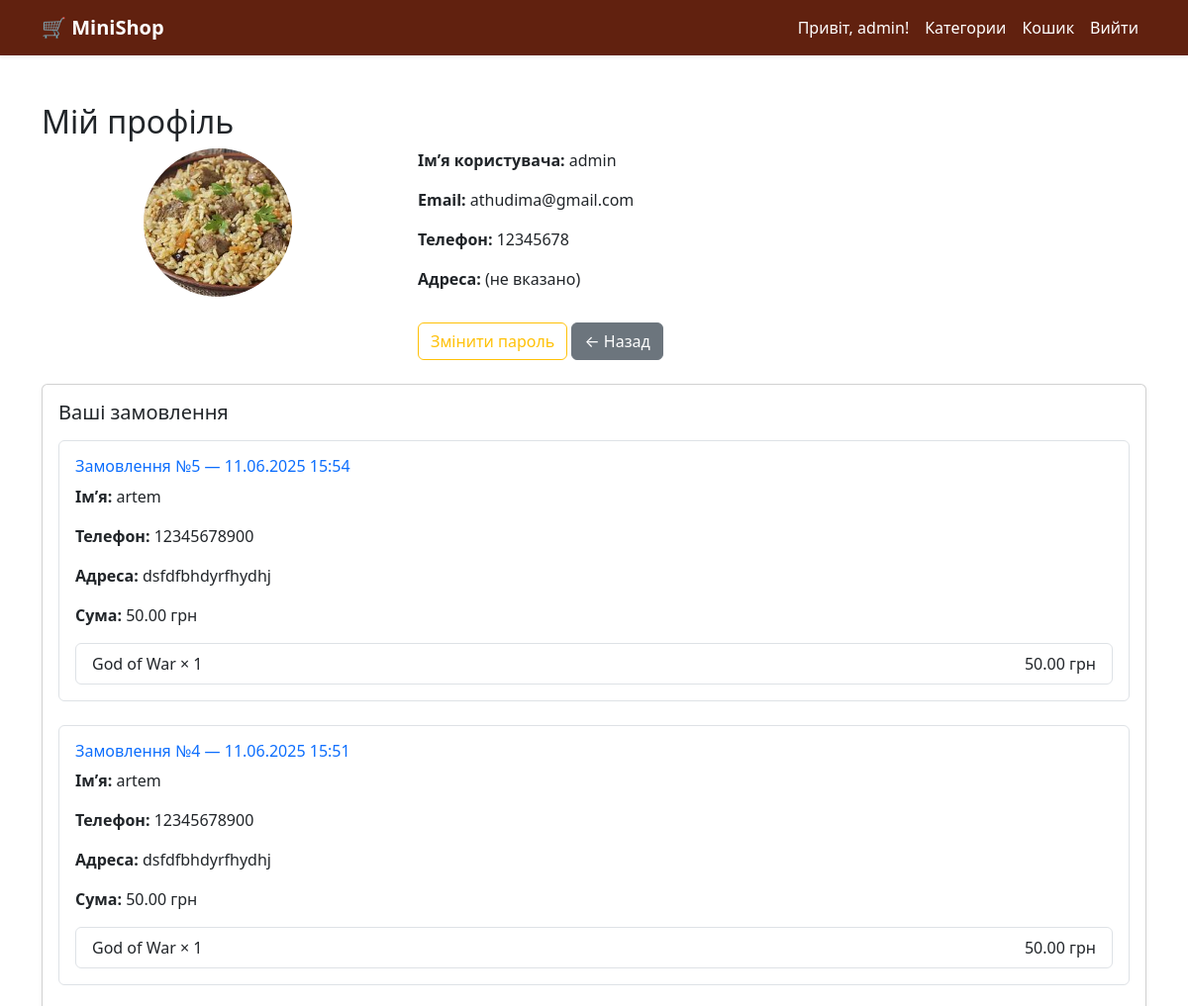
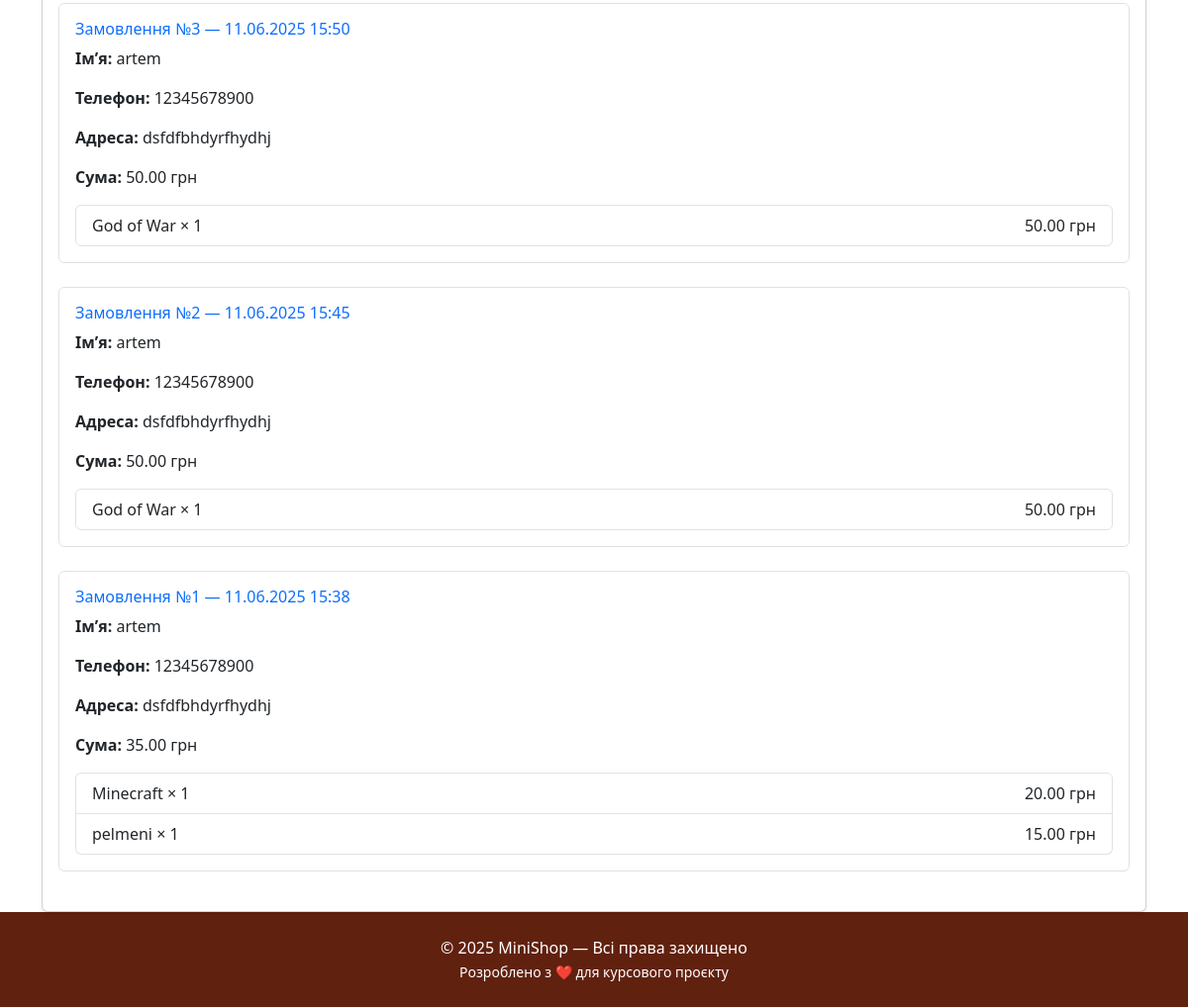
Page /accounts/profile/ (signed in) on the committed database (2 pictures, top to bottom).
### users/models.py (models this page shows, shortened)
class Profile(models.Model):
    user = models.OneToOneField(User, on_delete=models.CASCADE)
    phone = models.CharField(max_length=20, blank=True)
    address = models.TextField(blank=True)
    avatar = models.ImageField(upload_to='avatars/', blank=True, null=True)

### shop/models.py (models this page shows, shortened)
class Order(models.Model):
    user = models.ForeignKey(User, on_delete=models.SET_NULL, null=True, blank=True)
    name = models.CharField(max_length=100)
    phone = models.CharField(max_length=20)
    address = models.TextField()
    created_at = models.DateTimeField(auto_now_add=True)
    total = models.DecimalField(max_digits=10, decimal_places=2)

class OrderItem(models.Model):
    order = models.ForeignKey(Order, related_name='items', on_delete=models.CASCADE)
    product = models.ForeignKey(Product, on_delete=models.SET_NULL, null=True)
    quantity = models.PositiveIntegerField()
    price = models.DecimalField(max_digits=10, decimal_places=2)
    def get_total_price(self):
        return self.quantity * self.price

class Product(models.Model):
    category = models.ForeignKey(Category, on_delete=models.CASCADE, related_name='products')
    name = models.CharField(max_length=200)
    description = models.TextField()
    image = models.ImageField(upload_to='product_images/', blank=True, null=True)
    price = models.DecimalField(max_digits=10, decimal_places=2)
    stock = models.PositiveIntegerField(default=0)
    rating = models.DecimalField(max_digits=3, decimal_places=2, default=0.0)
    created_at = models.DateTimeField(auto_now_add=True)
    updated_at = models.DateTimeField(auto_now=True)

### users/views.py (the view)
# urls.py: path('profile/', views.profile_view, name='profile'),
@login_required(login_url="")
def profile_view(request):
    orders = Order.objects.filter(user=request.user).order_by('-created_at')
    return render(request, 'users/profile.html', {'orders': orders})

### users/templates/users/profile.html (shortened to what this page needs)
{% load static %}
<!DOCTYPE html>
<html>
<head>
    <link href="https://cdn.jsdelivr.net/npm/bootstrap@5.3.0/dist/css/bootstrap.min.css" rel="stylesheet">
</head>
<body>
<nav class="navbar navbar-expand-lg shadow-sm mb-4">
    <div class="container">
        <a class="navbar-brand fw-bold" href="/">🛒 MiniShop</a>
        <div class="collapse navbar-collapse justify-content-end" id="navbarNav">
            <ul class="navbar-nav">
                {% if user.is_authenticated %}
                <li class="nav-item">
                    <a class="nav-link" href="{% url 'profile' %}">Привіт, {{ user.username }}!</a>
                </li>
                <li class="nav-item">
                    <a class="nav-link" href="{% url 'categories_list' %}">Категории</a>
                </li>
                <li class="nav-item">
                    <a class="nav-link" href="{% url 'cart_detail' %}">Кошик</a>
                </li>
                <li class="nav-item">
                    <a class="nav-link" href="{% url 'logout' %}">Вийти</a>
                </li>
                {% endif %}
            </ul>
        </div>
    </div>
</nav>
<div class="container mt-5">
    <h2>Мій профіль</h2>
    <div class="row">
        <div class="col-md-4">
            <div class="text-center mb-4">
                <img id="avatar-image" src="{{ user.profile.avatar.url }}" alt="avatar"
                     style="width: 150px; height: 150px; border-radius: 50%; object-fit: cover; cursor: pointer;">
            </div>
        </div>
        <div class="col-md-8">
            <p><strong>Імʼя користувача:</strong> {{ user.username }}</p>
            <p><strong>Email:</strong>
                <span class="editable" data-field="email">{{ user.email }}</span>
            </p>
            <p><strong>Телефон:</strong>
                <span class="editable" data-field="phone">{{ user.profile.phone|default:"(не вказано)" }}</span>
            </p>
            <p><strong>Адреса:</strong>
                <span class="editable" data-field="address">{{ user.profile.address|default:"(не вказано)" }}</span>
            </p>
            <a href="{% url 'password_change' %}" class="btn btn-outline-warning mt-3">Змінити пароль</a>
            <a href="{% url 'home' %}" class="btn btn-secondary mt-3">← Назад</a>
        </div>
    </div>
</div>
<div class="container mt-4">
    <div class="card p-3 shadow-sm">
        <h5 class="mb-3">Ваші замовлення</h5>
        {% if orders %}
        {% for order in orders %}
        <div class="border rounded p-3 mb-4">
            <h6 class="text-primary mb-2">Замовлення №{{ order.id }} — {{ order.created_at|date:"d.m.Y H:i" }}</h6>
            <p><strong>Ім’я:</strong> {{ order.name }}</p>
            <p><strong>Телефон:</strong> {{ order.phone }}</p>
            <p><strong>Адреса:</strong> {{ order.address }}</p>
            <p><strong>Сума:</strong> {{ order.total }} грн</p>
            <ul class="list-group mt-2">
                {% for item in order.items.all %}
                <li class="list-group-item d-flex justify-content-between">
                    <div>
                        {{ item.product.name }} × {{ item.quantity }}
                    </div>
                    <div>
                        {{ item.get_total_price|floatformat:2 }} грн
                    </div>
                </li>
                {% endfor %}
            </ul>
        </div>
        {% endfor %}
        {% else %}
        <p class="text-muted">У вас ще немає замовлень.</p>
        {% endif %}
    </div>
</div>
<footer class="py-4 mt-auto">
    <div class="container text-center">
        <p class="mb-0">&copy; 2025 MiniShop — Всі права захищено</p>
        <small>Розроблено з ❤️ для курсового проєкту</small>
    </div>
</footer>
</body>
</html>

### users/templates/users/profile.html (style rules this page uses)
:root { --brown-dark: #61210f; --brown-light: #d8a47f; --purple-soft: #dfb2f4; --green: #81a684; --green-dark: #57886c; --background-light: #f5eee6; }
footer { background-color: var(--brown-dark); color: white; }
.navbar { background-color: var(--brown-dark); }
.navbar .navbar-brand, .navbar .nav-link, .navbar .navbar-toggler-icon { color: #fff !important; }

### rows in the picture
Order: id "5", created_at "11.06.2025 15:54", name "artem", phone "12345678900", address "dsfdfbhdyrfhydhj", total "50.00"
OrderItem: product.name "God of War", quantity "1", get_total_price "50.00"
Order: id "4", created_at "11.06.2025 15:51", name "artem", phone "12345678900", address "dsfdfbhdyrfhydhj", total "50.00"
OrderItem: product.name "God of War", quantity "1", get_total_price "50.00"
Order: id "3", created_at "11.06.2025 15:50", name "artem", phone "12345678900", address "dsfdfbhdyrfhydhj", total "50.00"
OrderItem: product.name "God of War", quantity "1", get_total_price "50.00"
Order: id "2", created_at "11.06.2025 15:45", name "artem", phone "12345678900", address "dsfdfbhdyrfhydhj", total "50.00"
OrderItem: product.name "God of War", quantity "1", get_total_price "50.00"
Order: id "1", created_at "11.06.2025 15:38", name "artem", phone "12345678900", address "dsfdfbhdyrfhydhj", total "35.00"
OrderItem: product.name "Minecraft", quantity "1", get_total_price "20.00"
OrderItem: product.name "pelmeni", quantity "1", get_total_price "15.00"

### other values in the picture
{{ user.username }} "admin"
{{ user.email }} "athudima@gmail.com"
{{ user.profile.phone|default:"(не вказано)" }} "12345678"
{{ user.profile.address|default:"(не вказано)" }} "(не вказано)"
